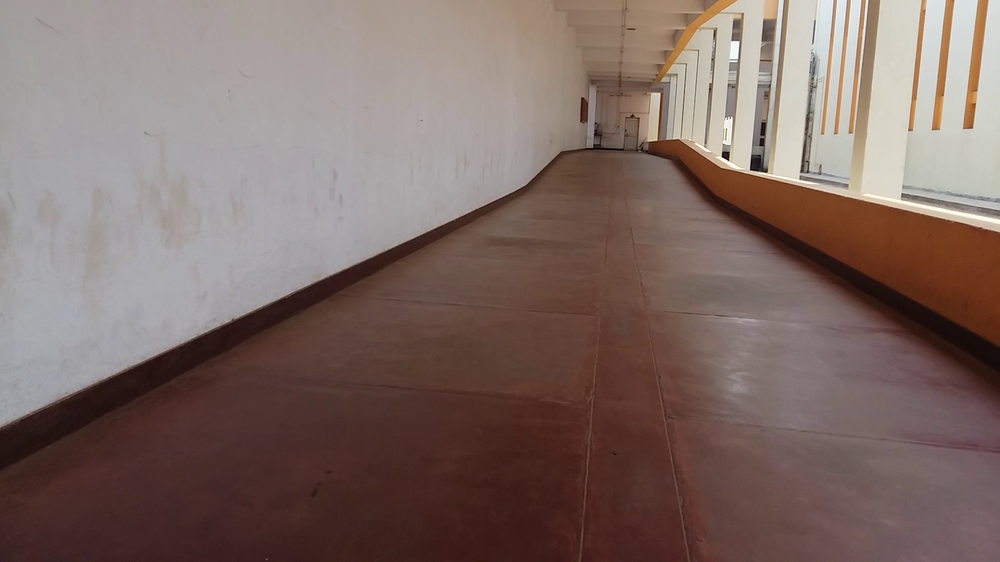
//> input picture imageprocessing/ext5.png, 1000 x 562 px, shrunk from 1920 x 1080 before the run
$ ./detectingpath   (built with g++ and OpenCV 4)
//> lines starting //> are read from the running program, lines starting //| are printed output that depends on the picture
#include "opencv2/opencv.hpp"
#include "opencv2/highgui/highgui.hpp"
#include "opencv2/imgproc/imgproc.hpp"
#include "opencv2/core/core.hpp"
#include <math.h>
using namespace cv;
using namespace std;
int main()
{
	Mat img1 = imread("ext5.png", 1);
//> img1 is the input picture: 562 rows x 1000 cols, CV_8UC3; mean B, G, R 101.1, 106.8, 126.2
	Mat img(img1.rows, img1.cols, CV_8UC1, Scalar(0));
	Canny(img1,img,255,255);
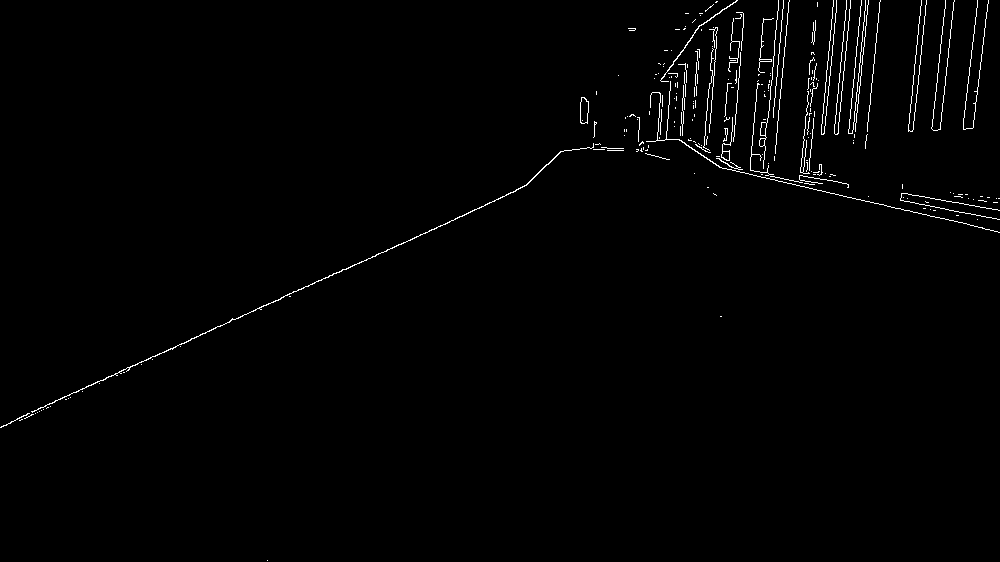
//> img: 562 rows x 1000 cols, CV_8UC1; 1.1% white in thin lines or dots
   namedWindow("Out",CV_WINDOW_NORMAL);
   int i, j, m, n, k, r, s, t, max=0,th=80,f,ke=2,anh=45,anl=29;
    double d;

    k=(int)sqrt(img.rows*img.rows+img.cols*img.cols)+1;
//> k = 1148
    Mat hg(k,180,CV_8UC1,Scalar(0));
    Mat out(img.rows,img.cols,CV_8UC1,Scalar(0));
    	        for(i=0;i<k;i++)
	  for(j=0;j<180;j++)
	    hg.at<uchar>(i,j)=0;
//> hg: 1148 rows x 180 cols, CV_8UC1; every value is 0
	for(i=0;i<img.rows;i++)
	  for(j=0;j<img.cols;j++)
	    if(img.at<uchar>(i,j)==255)
	      {
		for(n=0;n<180;n++)
		  {
		    d=i*cos(CV_PI*(n+1)/180.0)+j*sin(CV_PI*(n+1)/180.0);
		    d=(d>0)?d:(k+d);
	             if(hg.at<uchar>((int)d,n)<255)
		       hg.at<uchar>((int)d,n)++;
		     else
		         hg.at<uchar>((int)d,n)=255;
		  }
	      }
//> this loop made 562 passes
//> d on passes 1 to 3: 1.21e-13, 1147, 1146
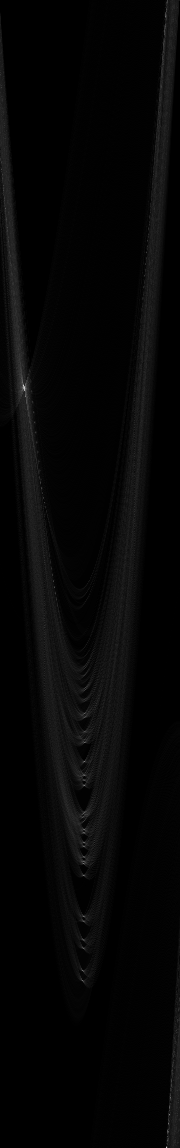
//> hg: 1148 rows x 180 cols, CV_8UC1; min 0, max 211, mean 5.6
//> after the loop, d = 588
	imshow("Hough",hg);
	createTrackbar("Threshhold","Out",&th,255);
	createTrackbar("Kernels","Out",&ke,10);
	createTrackbar("Angle High","Out",&anh,90);
		createTrackbar("Angle Low","Out",&anl,90);
	while(1)
	{
	  for(i=0;i<img.rows;i++)
	    for(j=0;j<img.cols;j++)
	      out.at<uchar>(i,j)=0;
//> out: 562 rows x 1000 cols, CV_8UC1; every value is 0
	  for(i=ke;i<k-ke;i++)
	    for(j=ke;j<180-ke;j++)
	      {
		for(m=-ke;m<ke+1;m++)
		  for(n=-ke;n<ke+1;n++)
		    {
		      r=hg.at<uchar>(i+m,j+n);
		      if(r>th&&r>max)
			{
			  max=r;
			  s=i+m;
			  t=j+n;
			}
		    }
		if(max!=0&&((t<anh&&t>anl)||(t>180-anh&&t<180-anl)))
		  for(m=0;m<img.rows;m++)
		    {
		      f = (int)((s-m*cos(CV_PI*t/180.0))/sin(CV_PI*t/180.0));
		      if(f>=0&&f<img.cols)
			out.at<uchar>(m,f)=255;
		    }
		 max=0;
	        }
//> this loop made 1144 passes
//> (s, t) on passes 1 to 3: (0, 0), (0, 0), (0, 0)
//> after the loop, r = 21; max = 0; s = 1147; t = 166; f = 0
	  imshow("in",img);
	  imshow("Out",out);
	  int p = waitKey(50);
//> the Esc key is pressed
	  if(p==27)
	  break;
	}
	return 0;
}
